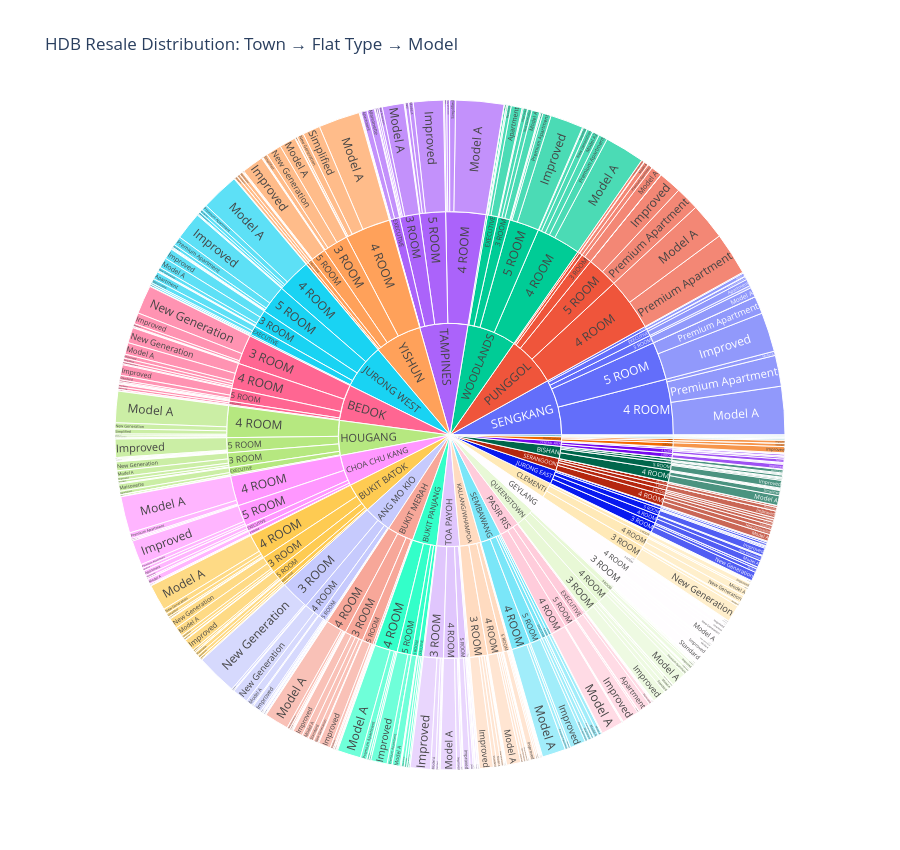

The code cell stored with this chart in its notebook:
### Code cell
fig = px.sunburst(
    resale_df,
    path=["town", "flat_type", "flat_model"],
    title="HDB Resale Distribution: Town → Flat Type → Model",
    height=850
)

fig.show()

### Figure 1 — Plotly figure (JSON) as saved in the notebook; plotly's stock layout.template omitted (floating-point values rounded to 4 significant figures; data arrays with more than 128 entries replaced by an {"elided": "..."} marker saying what was removed)
{"data": [{"branchvalues": "total", "domain": {"x": [0, 1], "y": [0, 1]}, "hovertemplate": "labels=%{label}<br>count=%{value}<br>parent=%{parent}<br>id=%{id}<extra></extra>", "ids": {"elided": "644 str values"}, "labels": {"elided": "644 str values"}, "name": "", "parents": {"elided": "644 str values"}, "type": "sunburst", "values": {"elided": "644 int values"}}], "layout": {"height": 850, "legend": {"tracegroupgap": 0}, "title": {"text": "HDB Resale Distribution: Town → Flat Type → Model"}}}
